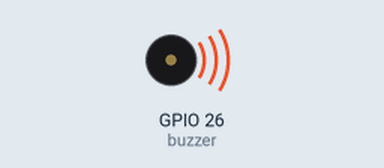
Recording of a program running on a simulated ESP32 board running MicroPython. Shown: buzzer (waves = sounding). At 0.7 s the program stops and its outputs stay as they are.

Above: at 0.5 s.
Timing chart, 0 to 2.2 s (numbered marks = the images above):
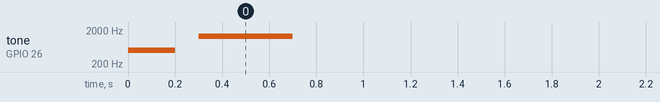

The program:

simplest_passive_buzzer.py
```python
from machine import Pin
from machine import PWM
from time import sleep

BUZZ_PIN = 26
buzzer = PWM(Pin(BUZZ_PIN, Pin.OUT))

buzzer.duty(512)
buzzer.freq(500)
sleep(0.2)
buzzer.duty(0)
sleep(0.1)

buzzer.duty(512)
buzzer.freq(1300)
sleep(0.4)
buzzer.duty(0)
```

Measured:
- by itself, tone on GPIO 26 (buzzer): silent → 500 Hz at 0.00 s, → silent 0.20 s later, → 1300 Hz 0.10 s later, → silent 0.40 s later
